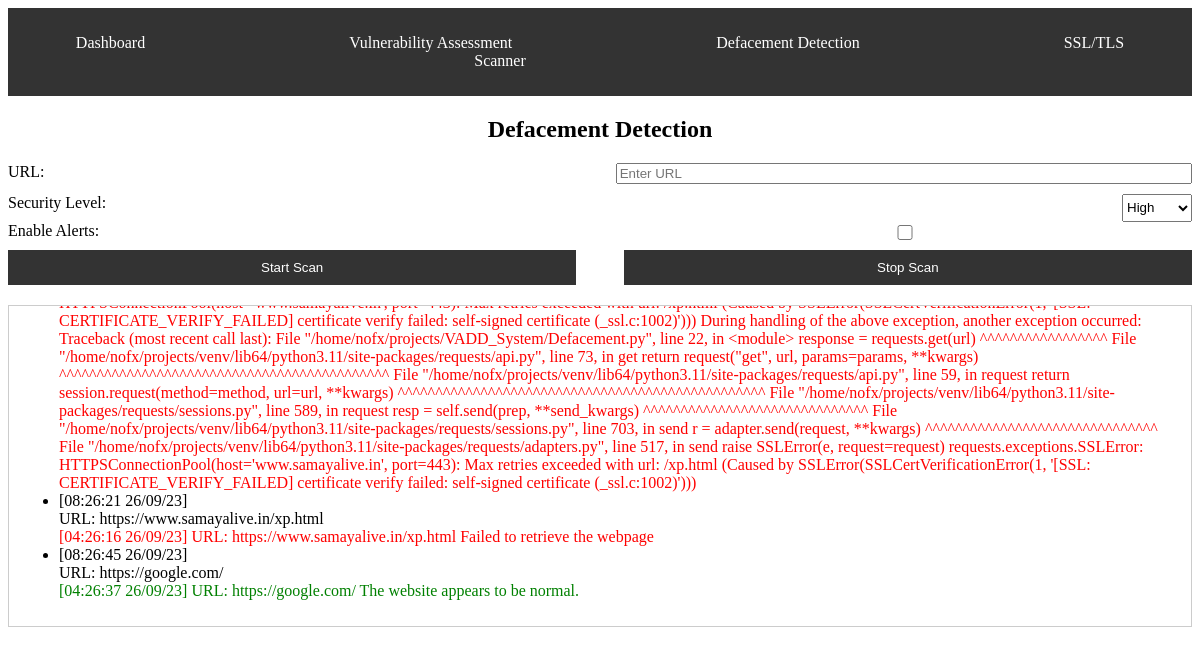
The page /Defacement on the database its author committed.
### main.py (models this page shows, shortened)
class ScanResult(db.Model):
    id = db.Column(db.Integer, primary_key=True)
    url = db.Column(db.String(200), nullable=False)
    scan_output = db.Column(db.String(1000), nullable=False)
    scan_date = db.Column(db.DateTime, default=datetime.utcnow)

### main.py (the view)
@app.route('/Defacement', methods=['POST', 'GET'])
def Defacement():
    if request.method == 'POST':
        url = request.form['url']
        output = perform_defacement_scan(url)
        scan_result = ScanResult(url=url, scan_output=output)
        db.session.add(scan_result)
        db.session.commit()
    scan_history = ScanResult.query.all()
    return render_template('Defacement.html', scan_history=scan_history)

### templates/Defacement.html (shortened to what this page needs)
{% extends 'base.html' %}
{% block body %}
<div class="content">
    <h2 style="text-align: center;">Defacement Detection</h2>
    <form id="scan-form" action="{{ url_for('Defacement') }}" method="POST">
        <label for="url">URL:</label>
        <input type="text" id="url" name="url" placeholder="Enter URL" required>
        <label for="security-level">Security Level:</label>
        <select id="security-level" name="security-level">
            <option value="high">High</option>
        </select>
        <label for="enable-alerts">Enable Alerts:</label>
        <input type="checkbox" id="enable-alerts" name="enable-alerts">
        <button type="submit" id="start-scan-button">Start Scan</button>
        <button type="button" id="stop-scan-button">Stop Scan</button>
    </form>
    <div id="output-screen" style="max-height: 300px; overflow-y: auto;">
        {% if scan_history %}
            <ul id="scan-history-list">
                {% for scan_result in scan_history %}
                    <li>
                        [{{ scan_result.scan_date.strftime('%H:%M:%S %d/%m/%y') }}]<br>
                        URL: {{ scan_result.url }}<br>
                        {% if "defaced" in scan_result.scan_output %}
                            <span style="color: red;">{{ scan_result.scan_output }}</span>
                            {% elif "Error" in scan_result.scan_output or "error" in scan_result.scan_output %}
                            <span style="color: red;">{{ scan_result.scan_output }}</span>
                            {% elif "retrieve" in scan_result.scan_output %}
                            <span style="color: red;">{{ scan_result.scan_output }}</span>
                        {% else %}
                            <span style="color: green;">{{ scan_result.scan_output }}</span>
                        {% endif %}
                    </li>
                {% endfor %}
            </ul>
        {% endif %}
    </div>
</div>
{% endblock %}

### templates/base.html (shortened to what this page needs)
<!DOCTYPE html>
<html lang="en">
<head>
    <link rel="stylesheet" href="{{ url_for('static', filename='css/main.css') }}">
</head>
<body>
    <header>
        <nav>
            <ul>
                <li><a href="/">Dashboard</a></li>
                <li><a href="/VA">Vulnerability Assessment</a></li>
                <li><a href="/Defacement">Defacement Detection</a></li>
                <li><a href="/sslscan">SSL/TLS Scanner</a></li>
            </ul>
        </nav>
    </header>
    {% block body %}{% endblock %}
</body>
</html>

### static/css/main.css (style rules this page uses)
header { background-color: #333; color: #fff; padding: 10px 0; }
nav ul { list-style-type: none; text-align: center; padding: 0; }
nav ul li { display: inline; margin-right: 200px; }
nav ul li a { text-decoration: none; color: #fff; transition: color 0.3s ease; }
#scan-form { margin-bottom: 20px; display: flex; flex-wrap: wrap; justify-content: space-between; }
#scan-form label, #scan-form input { width: 48%; margin-bottom: 10px; }
#scan-form button { width: 48%; background-color: #333; color: #fff; padding: 10px; border: none; cursor: pointer; }
#stop-scan-button { width: 48%; background-color: #ff5733; color: #fff; padding: 10px; border: none; cursor: pointer; }
#output-screen { border: 1px solid #ccc; padding: 10px; height: 300px; overflow: auto; }

### rows shown on the page
ScanResult: scan_date "08:26:21 26/09/23", url "https://www.samayalive.in/xp.html", scan_output "[04:26:16 26/09/23] URL: https://www.samayalive.in/xp.html Failed to retrieve the webpage"
ScanResult: scan_date "08:26:45 26/09/23", url "https://google.com/", scan_output "[04:26:37 26/09/23] URL: https://google.com/ The website appears to be normal."
